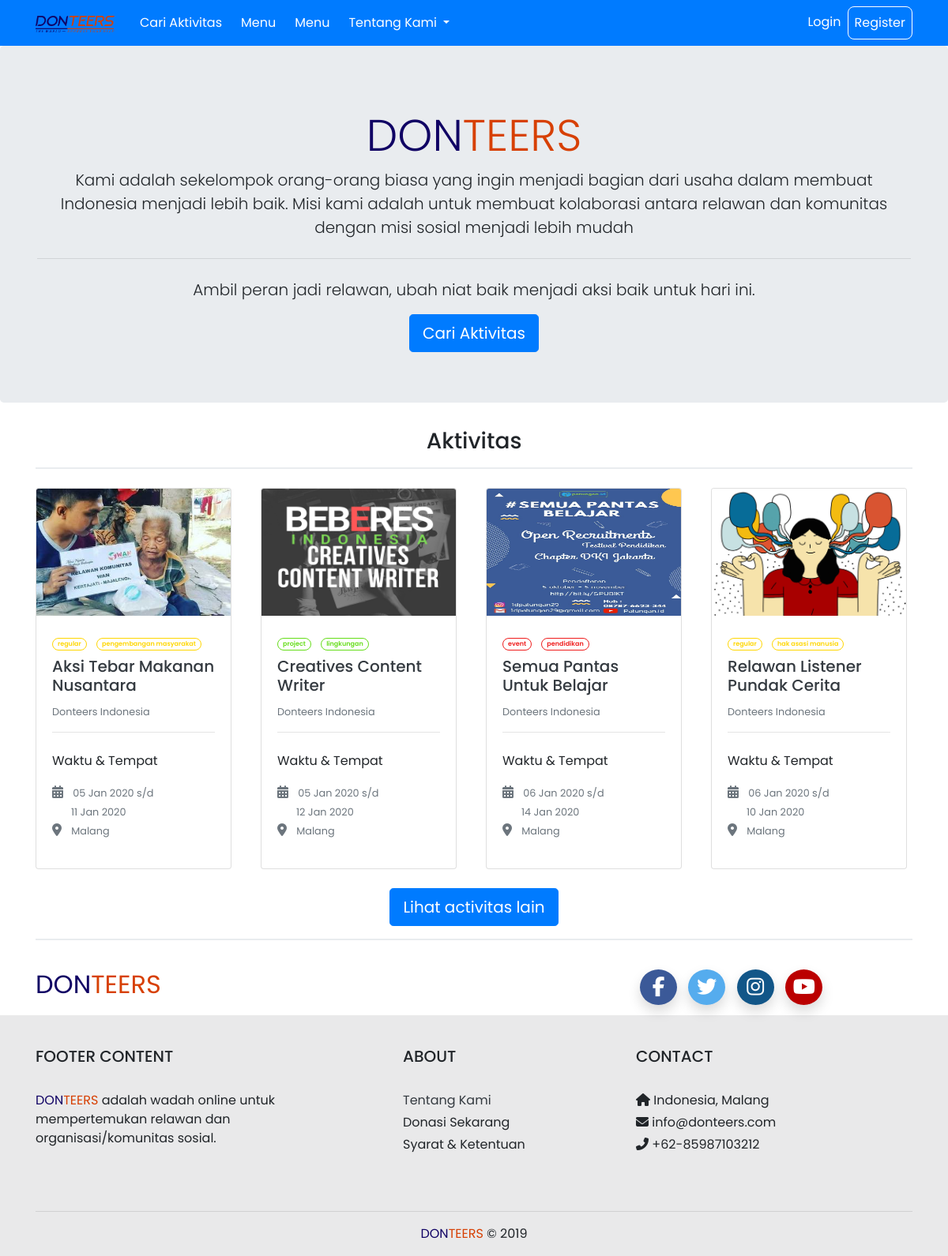
The page / on the database its author committed.
### tables this page shows
CREATE TABLE `activity` (
  `id` int(11) NOT NULL,
  `title` varchar(255) DEFAULT NULL,
  `description` text DEFAULT NULL,
  `location` varchar(255) DEFAULT NULL,
  `img` varchar(255) DEFAULT NULL,
  `category` varchar(255) DEFAULT NULL,
  `tipe` varchar(255) DEFAULT NULL,
  `startDate` date DEFAULT NULL,
  `endDate` date DEFAULT NULL,
  `startTime` time DEFAULT NULL,
  `endTime` time DEFAULT NULL
);

### index.php (the view)
<?php
include_once 'template/header.php';
$query = mysqli_query($conn, "SELECT * FROM activity WHERE endDate >= now() ");
?>
<div class="jumbotron">
    <div class="container mt-3">
        <div class="text-center">
            <h1 class="display-4"><span style="color: #100264;">DON</span><span style="color: #D74004">TEERS</span></h1>
            <p class="lead">Kami adalah sekelompok orang-orang biasa yang ingin menjadi bagian dari usaha dalam membuat Indonesia menjadi lebih baik.
                Misi kami adalah untuk membuat kolaborasi antara relawan dan komunitas dengan misi sosial menjadi lebih mudah</p>
            <hr class="my-4">
            <p class="lead">Ambil peran jadi relawan, ubah niat baik menjadi aksi baik untuk hari ini. </p>
            <a class="btn btn-primary btn-lg" id="btn-search-activity" href="#" role="button">Cari Aktivitas</a>
        </div>
    </div>
</div>
<div class="container">
    <div class="text-center mb-4">
        <h3>Aktivitas</h3>
        <hr class="activity-line">
    </div>
    <div id="content">
        <div class="row">
            <?php while ($data = mysqli_fetch_assoc($query)) { ?>
                <div class="col-sm-6 col-md-3">
                    <div class="card mb-4" style="width: 248px">
                        <img class="card-img-top" src="admin/img/<?= $data['img'] ?>" alt="Card image cap" height="161px;">
                        <div class="card-body">
                            <?php if ($data['tipe'] == 'project') { ?>
                                <span class="my-2 mr-2 badge badge-pill badge-success badge-outlined" style="font-size: 8px"><?= $data['tipe'] ?></span>
                                <span class="my-2 badge badge-pill badge-success badge-outlined" style="font-size: 8px"><?= $data['category'] ?></span>
                            <?php } else if ($data['tipe'] == 'regular') { ?>
                                <span class="my-2 mr-2 badge badge-pill badge-warning badge-outlined" style="font-size: 8px"><?= $data['tipe'] ?></span>
                                <span class="my-2 badge badge-pill badge-warning badge-outlined" style="font-size: 8px"><?= $data['category'] ?></span>
                            <?php } else if ($data['tipe'] == 'event') { ?>
                                <span class="my-2 mr-2 badge badge-pill badge-danger badge-outlined" style="font-size: 8px"><?= $data['tipe'] ?></span>
                                <span class="my-2 badge badge-pill badge-danger badge-outlined" style="font-size: 8px"><?= $data['category'] ?></span>
                            <?php } ?>
                            <h5 class="card-title"><a href="activity.php?id=<?= $data['id']?>" class="text-dark" style="text-decoration: none"><?= $data['title'] ?></a></h5>
                            <small>
                                <p class="text-muted">Donteers Indonesia</p>
                            </small>
                            <hr class="p-1">
                            <p class="">Waktu & Tempat</p>
                            <ul class="list-unstyled text-secondary">
                                <li>
                                    <i class="fa fa-calendar text-secondary" aria-hidden="true"></i>
                                    <small class="ml-2"><?php echo date("d M Y", strtotime($data['startDate'])) ?> s/d </small> <br> <small class="ml-4"><?php echo date("d M Y", strtotime($data['endDate'])) ?></small>
                                </li>
                                <li>
                                    <i class="fas fa-map-marker-alt"></i>
                                    <small class="ml-2">Malang</small>
                                </li>
                            </ul>
                        </div>
                    </div>
                </div>
            <?php } ?>
        </div>
    </div>
    <div class="text-center mb-4">
        <a href="search-activity.php" class="btn btn-primary btn-lg" id="btn-search-activity">Lihat activitas lain</a>
        <hr class="activity-line">
    </div>
</div>
<?php
include_once 'template/footer.php';
?>

### template/header.php (shortened to what this page needs)
<!DOCTYPE html>
<html lang="en">
<head>
    <link rel="stylesheet" href="https://stackpath.bootstrapcdn.com/bootstrap/4.4.1/css/bootstrap.min.css">
    <link rel="stylesheet" href="assets/css/style.css">
</head>
<body>
    <nav class="navbar navbar-expand-lg navbar-dark bg-primary sticky-top">
        <div class="container">
            <a class="navbar-brand mr-4" href="index.php"><img id="brand-logo" src="assets/img/DONTEERS.png" alt=""></a>
            <div class="collapse navbar-collapse" id="navbarSupportedContent">
                <ul class="navbar-nav mr-auto">
                    <li class="nav-item active mr-2">
                        <a class="nav-link" id="menu-btn" href="search-activity.php">Cari Aktivitas</a>
                    </li>
                    <li class="nav-item active mr-2">
                        <a class="nav-link" id="menu-btn" href="#">Menu</a>
                    </li>
                    <li class="nav-item active mr-2">
                        <a class="nav-link" id="menu-btn" href="#">Menu</a>
                    </li>
                    <li class="nav-item dropdown active">
                        <a class="nav-link dropdown-toggle " id="menu-btn" href="#" id="navbarDropdown" role="button" data-toggle="dropdown" aria-haspopup="true" aria-expanded="false">
                            Tentang Kami
                        </a>
                    </li>
                </ul>
                <ul class="navbar-nav ">
                    <?php if (isset($_SESSION['email'])) { ?>
                        <li class="nav-item dropdown active">
                            <a class="nav-link dropdown-toggle " id="menu-btn" href="#" id="navbarDropdown" role="button" data-toggle="dropdown" aria-haspopup="true" aria-expanded="false">
                                Hy, <?= $_SESSION['username']; ?>
                            </a>
                            <div class="dropdown-menu" aria-labelledby="navbarDropdown">
                                <a class="dropdown-item" href="profile.php">Profile</a>
                                <div class="dropdown-divider"></div>
                                <a class="dropdown-item" href="logout.php">Logout</a>
                            </div>
                        </li>
                    <?php } else { ?>
                        <li class="nav-item active">
                            <a class="nav-link btn-auth" id="menu-btn" href="#" data-toggle="modal" data-target="#modallogin">Login</a>
                        </li>
                        <li class="nav-item active">
                            <a class="nav-link" id="regis-btn" href="#">Register</a>
                        </li>
                    <?php } ?>
                </ul>
            </div>
        </div>
    </nav>

### template/footer.php (shortened to what this page needs)
<div class="social-media-footer">
    <div class="container">
        <div class="row">
            <div class="col-md-8 mt-2">
                <div style="font-size: 2rem;">
                    <span style="color: #100264;">DON</span><span style="color: #D74004">TEERS</span>
                </div>
            </div>
            <div class="col-md-4 mt-2 mb-2">
                <a href="#" class="scl-btn scl-crcl shadow fab fa-facebook-f"></a>
                <a href="#" class="scl-btn scl-crcl shadow fab fa-twitter"></a>
                <a href="#" class="scl-btn scl-crcl shadow fab fa-instagram"></a>
                <a href="#" class="scl-btn scl-crcl shadow fab fa-youtube"></a>
            </div>
        </div>
    </div>
</div>
<footer class="footer mt-auto py-3" style="background-color: #E9E9EA;">
    <div class="container">
        <br />
        <div class="row">
            <div class="col-md-4">
                <h5>FOOTER CONTENT</h5>
                <br />
                <ul class="list-unstyled">
                    <li>
                        <span class="text-footer"><span style="color: #100264;">DON</span><span style="color: #D74004">TEERS</span> adalah wadah
                            online untuk mempertemukan relawan dan
                            organisasi/komunitas sosial.</span>
                    </li>
                </ul>
                <br />
                <br />
            </div>
            <div class="col-md-4" style="padding-left: 100px;">
                <h5>ABOUT</h5>
                <br />
                <ul class="list-unstyled text-footer">
                    <li class="mb-1">
                        <a href="about.php" class="text-dark" style="text-decoration: none"> Tentang Kami</a>
                    </li>
                    <li class="mb-1">Donasi Sekarang</li>
                    <li>Syarat & Ketentuan</li>
                </ul>
            </div>
            <div class="col-md-4">
                <h5>CONTACT</h5>
                <br />
                <ul class="list-unstyled">
                    <li class="mb-1">
                        <i class="fas fa-home"></i> Indonesia, Malang
                    </li>
                    <li class="mb-1">
                        <i class="fas fa-envelope"></i> info@donteers.com
                    </li>
                    <li><i class="fas fa-phone-alt"></i> +62-85987103212</li>
                </ul>
            </div>
        </div>
        <hr class="footer-line">
        <div class="text-center">
            <span style="color: #100264;">DON</span><span style="color: #D74004">TEERS</span> &copy; 2019
        </div>
    </div>
</footer>
</body>
</html>

### assets/css/style.css (style rules this page uses)
body { font-family: "Poppins", sans-serif; margin: 0 auto; height: 100%; }
#brand-logo { width: 100px; }
#regis-btn { background: none; border: 1px solid; border-radius: 8px; }
.scl-btn { padding: 10px; font-size: 25px; width: 47px; text-align: center; text-decoration: none; margin: 5px; color: white; }
.scl-crcl { border-radius: 50%; }
.fa-facebook-f { background: #3b5998; }
.fa-twitter { background: #55acee; }
.fa-youtube { background: #bb0000; }
.fa-instagram { background: #125688; }
hr.activity-line { border: 1px solid #E9ECEF; }
.badge { display: inline-block; font-size: 11px; font-weight: 600; padding: 3px 6px; border: 1px solid transparent; min-width: 10px; line-height: 1; color: #fff; text-align: center; white-space: nowrap; vertical-align: middle; border-radius: 99999px }
.badge.badge-success { background-color: #64DD17 }
.badge.badge-warning { background-color: #FFD600 }
.badge.badge-danger { background-color: #ef1c1c }
.badge.badge-outlined { background-color: transparent }
.badge.badge-outlined.badge-success { border-color: #64DD17; color: #64DD17 }
.badge.badge-outlined.badge-warning { border-color: #FFD600; color: #FFD600 }
.badge.badge-outlined.badge-danger { border-color: #ef1c1c; color: #ef1c1c }

### rows shown on the page
activity: img (picture), tipe "regular", category "pengembangan masyarakat", title "Aksi Tebar Makanan Nusantara", startDate "05 Jan 2020", endDate "11 Jan 2020"
activity: img (picture), tipe "project", category "lingkungan", title "Creatives Content Writer", startDate "05 Jan 2020", endDate "12 Jan 2020"
activity: img (picture), tipe "event", category "pendidikan", title "Semua Pantas Untuk Belajar", startDate "06 Jan 2020", endDate "14 Jan 2020"
activity: img (picture), tipe "regular", category "hak asasi manusia", title "Relawan Listener Pundak Cerita", startDate "06 Jan 2020", endDate "10 Jan 2020"
